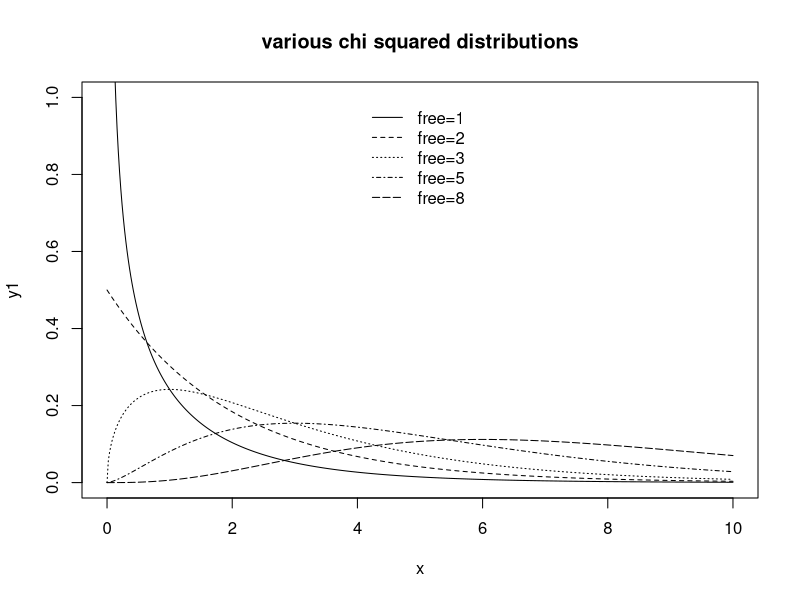

Recreate this plot in R.
x <- seq(0, 10, by=0.02)
y1 <- dchisq(x, df=1);
y2 <- dchisq(x, df=2);
y3 <- dchisq(x, df=3);
y5 <- dchisq(x, df=5);
y8 <- dchisq(x, df=8);

ttl="various chi squared distributions"
plot(x, y1, type="l", xlim=c(0, 10), ylim=c(0, 1), main=ttl)
lines(x, y2, lty=2)
lines(x, y3, lty=3)
lines(x, y5, lty=4)
lines(x, y8, lty=5)
han <- c("free=1", "free=2", "free=3", "free=5", "free=8")
legend(4, 1, legend=han, lty=1:5, box.lty=0)
